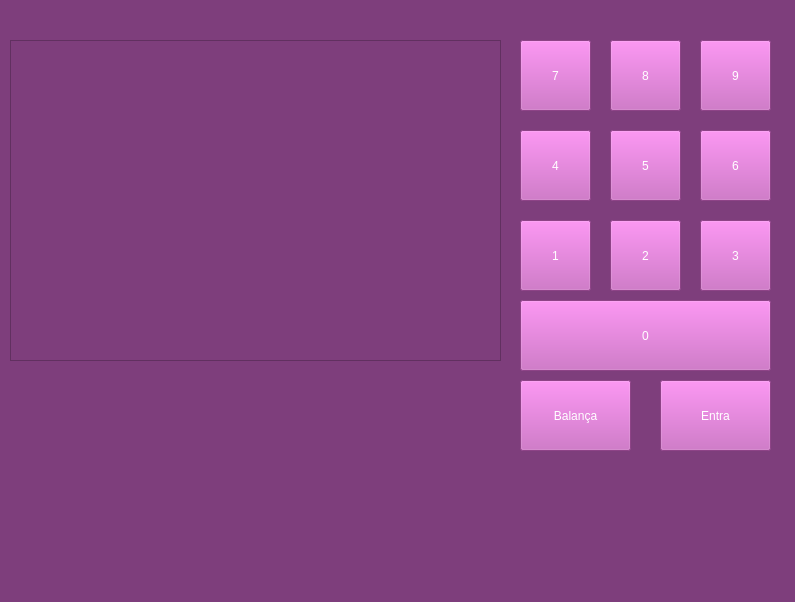
<?xml version="1.0" encoding="UTF-8"?>
<ui version="4.0">
 <class>Form</class>
 <widget class="QWidget" name="Form">
  <property name="geometry">
   <rect>
    <x>0</x>
    <y>0</y>
    <width>795</width>
    <height>602</height>
   </rect>
  </property>
  <property name="sizePolicy">
   <sizepolicy hsizetype="Maximum" vsizetype="Maximum">
    <horstretch>0</horstretch>
    <verstretch>0</verstretch>
   </sizepolicy>
  </property>
  <property name="windowTitle">
   <string>Hortfuit</string>
  </property>
  <property name="styleSheet">
   <string notr="true">background-color: rgb(126, 62, 124);</string>
  </property>
  <widget class="QTableView" name="tableView">
   <property name="geometry">
    <rect>
     <x>10</x>
     <y>40</y>
     <width>491</width>
     <height>321</height>
    </rect>
   </property>
  </widget>
  <widget class="QLabel" name="text_hortfruit">
   <property name="geometry">
    <rect>
     <x>0</x>
     <y>10</y>
     <width>201</width>
     <height>21</height>
    </rect>
   </property>
   <property name="styleSheet">
    <string notr="true">color: rgb(255, 255, 255);
</string>
   </property>
   <property name="text">
    <string>&lt;html&gt;&lt;head/&gt;&lt;body&gt;&lt;p align=&quot;center&quot;&gt;&lt;br/&gt;&lt;/p&gt;&lt;/body&gt;&lt;/html&gt;</string>
   </property>
  </widget>
  <widget class="QToolButton" name="toolButton_1">
   <property name="geometry">
    <rect>
     <x>520</x>
     <y>220</y>
     <width>71</width>
     <height>71</height>
    </rect>
   </property>
   <property name="styleSheet">
    <string notr="true">background-color: rgb(199, 94, 189);
font: 12pt &quot;MS Shell Dlg 2&quot;;
color: rgb(255, 255, 255);</string>
   </property>
   <property name="text">
    <string>1</string>
   </property>
  </widget>
  <widget class="QToolButton" name="toolButton_2">
   <property name="geometry">
    <rect>
     <x>610</x>
     <y>220</y>
     <width>71</width>
     <height>71</height>
    </rect>
   </property>
   <property name="styleSheet">
    <string notr="true">background-color: rgb(199, 94, 189);
font: 12pt &quot;MS Shell Dlg 2&quot;;
color: rgb(255, 255, 255);</string>
   </property>
   <property name="text">
    <string>2</string>
   </property>
  </widget>
  <widget class="QToolButton" name="toolButton_3">
   <property name="geometry">
    <rect>
     <x>700</x>
     <y>220</y>
     <width>71</width>
     <height>71</height>
    </rect>
   </property>
   <property name="styleSheet">
    <string notr="true">background-color: rgb(199, 94, 189);
font: 12pt &quot;MS Shell Dlg 2&quot;;
color: rgb(255, 255, 255);</string>
   </property>
   <property name="text">
    <string>3</string>
   </property>
  </widget>
  <widget class="QToolButton" name="toolButton_4">
   <property name="geometry">
    <rect>
     <x>520</x>
     <y>130</y>
     <width>71</width>
     <height>71</height>
    </rect>
   </property>
   <property name="styleSheet">
    <string notr="true">background-color: rgb(199, 94, 189);
font: 12pt &quot;MS Shell Dlg 2&quot;;
color: rgb(255, 255, 255);</string>
   </property>
   <property name="text">
    <string>4</string>
   </property>
  </widget>
  <widget class="QToolButton" name="toolButton_5">
   <property name="geometry">
    <rect>
     <x>610</x>
     <y>130</y>
     <width>71</width>
     <height>71</height>
    </rect>
   </property>
   <property name="styleSheet">
    <string notr="true">background-color: rgb(199, 94, 189);
font: 12pt &quot;MS Shell Dlg 2&quot;;
color: rgb(255, 255, 255);</string>
   </property>
   <property name="text">
    <string>5</string>
   </property>
  </widget>
  <widget class="QToolButton" name="toolButton_6">
   <property name="geometry">
    <rect>
     <x>700</x>
     <y>130</y>
     <width>71</width>
     <height>71</height>
    </rect>
   </property>
   <property name="styleSheet">
    <string notr="true">background-color: rgb(199, 94, 189);
font: 12pt &quot;MS Shell Dlg 2&quot;;
color: rgb(255, 255, 255);</string>
   </property>
   <property name="text">
    <string>6</string>
   </property>
  </widget>
  <widget class="QToolButton" name="toolButton_7">
   <property name="geometry">
    <rect>
     <x>520</x>
     <y>40</y>
     <width>71</width>
     <height>71</height>
    </rect>
   </property>
   <property name="styleSheet">
    <string notr="true">background-color: rgb(199, 94, 189);
font: 12pt &quot;MS Shell Dlg 2&quot;;
color: rgb(255, 255, 255);</string>
   </property>
   <property name="text">
    <string>7</string>
   </property>
  </widget>
  <widget class="QToolButton" name="toolButton_8">
   <property name="geometry">
    <rect>
     <x>610</x>
     <y>40</y>
     <width>71</width>
     <height>71</height>
    </rect>
   </property>
   <property name="styleSheet">
    <string notr="true">background-color: rgb(199, 94, 189);
font: 12pt &quot;MS Shell Dlg 2&quot;;
color: rgb(255, 255, 255);</string>
   </property>
   <property name="text">
    <string>8</string>
   </property>
  </widget>
  <widget class="QToolButton" name="toolButton_9">
   <property name="geometry">
    <rect>
     <x>700</x>
     <y>40</y>
     <width>71</width>
     <height>71</height>
    </rect>
   </property>
   <property name="styleSheet">
    <string notr="true">background-color: rgb(199, 94, 189);
font: 12pt &quot;MS Shell Dlg 2&quot;;
color: rgb(255, 255, 255);</string>
   </property>
   <property name="text">
    <string>9</string>
   </property>
  </widget>
  <widget class="QToolButton" name="toolButton_Balanca">
   <property name="geometry">
    <rect>
     <x>520</x>
     <y>380</y>
     <width>111</width>
     <height>71</height>
    </rect>
   </property>
   <property name="whatsThis">
    <string>&lt;html&gt;&lt;head/&gt;&lt;body&gt;&lt;p align=&quot;center&quot;&gt;Balança&lt;/p&gt;&lt;/body&gt;&lt;/html&gt;</string>
   </property>
   <property name="styleSheet">
    <string notr="true">background-color: rgb(199, 94, 189);
font: 12pt &quot;MS Shell Dlg 2&quot;;
color: rgb(255, 255, 255);</string>
   </property>
   <property name="text">
    <string>Balança</string>
   </property>
  </widget>
  <widget class="QToolButton" name="toolButton_Entra">
   <property name="geometry">
    <rect>
     <x>660</x>
     <y>380</y>
     <width>111</width>
     <height>71</height>
    </rect>
   </property>
   <property name="styleSheet">
    <string notr="true">background-color: rgb(199, 94, 189);
font: 12pt &quot;MS Shell Dlg 2&quot;;
color: rgb(255, 255, 255);</string>
   </property>
   <property name="text">
    <string>Entra</string>
   </property>
  </widget>
  <widget class="QToolButton" name="toolButton_0">
   <property name="geometry">
    <rect>
     <x>520</x>
     <y>300</y>
     <width>251</width>
     <height>71</height>
    </rect>
   </property>
   <property name="styleSheet">
    <string notr="true">background-color: rgb(199, 94, 189);
font: 12pt &quot;MS Shell Dlg 2&quot;;
color: rgb(255, 255, 255);</string>
   </property>
   <property name="text">
    <string>0</string>
   </property>
  </widget>
 </widget>
 <resources/>
 <connections/>
</ui>
